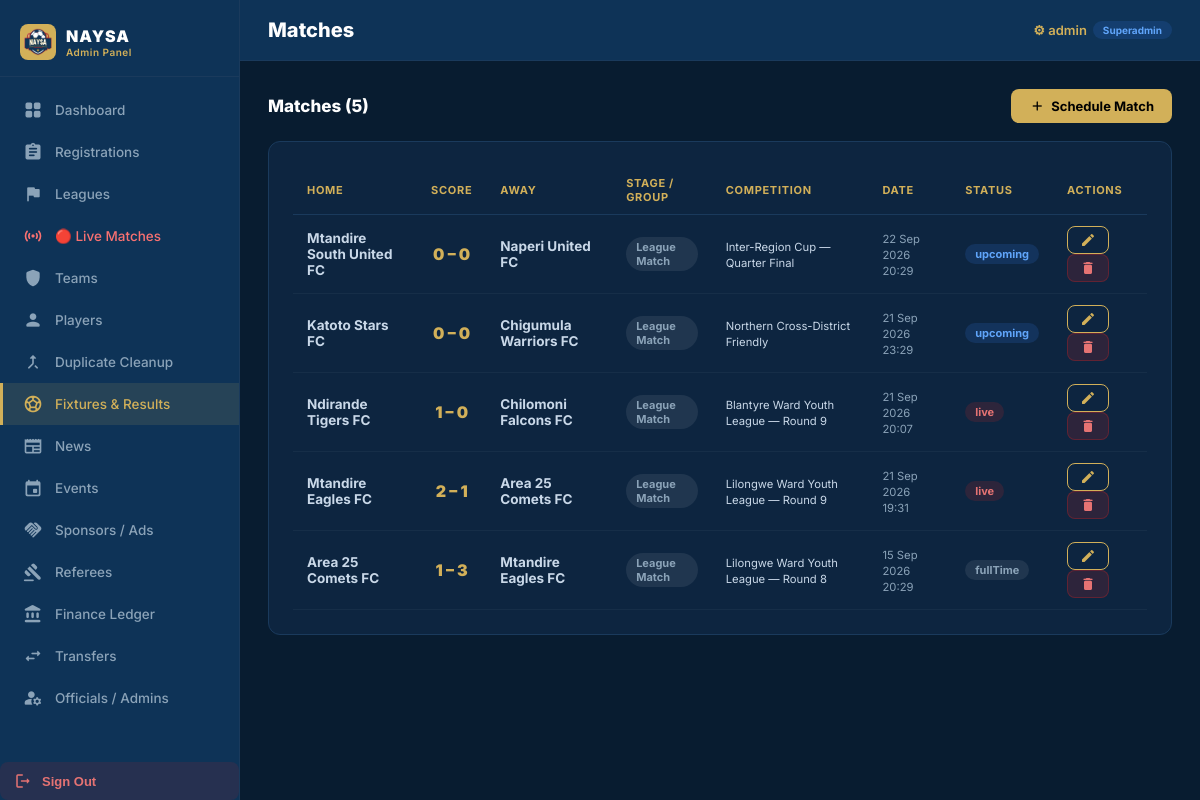
/admin/matches.php (signed in), run on the app's committed database.
### tables this page shows
CREATE TABLE IF NOT EXISTS matches (
    id VARCHAR(50) PRIMARY KEY,
    homeTeamId VARCHAR(50),
    awayTeamId VARCHAR(50),
    homeTeamName VARCHAR(255),
    awayTeamName VARCHAR(255),
    venue VARCHAR(255),
    wardName VARCHAR(255),
    competition VARCHAR(255),
    leagueId VARCHAR(50),
    leagueName VARCHAR(255),
    kickoff DATETIME,
    status VARCHAR(20) DEFAULT 'upcoming',
    homeScore INT DEFAULT 0,
    awayScore INT DEFAULT 0,
    minute INT DEFAULT 0,
    travelDistanceKm FLOAT DEFAULT 0,
    isPrivate TINYINT(1) NOT NULL DEFAULT 0,
    playerOfMatchId VARCHAR(50) NULL,
    playerOfMatchName VARCHAR(255) NULL,
    liveStartedAt DATETIME NULL
);

### admin/config.php (called while the page is built, shortened)
<?php
function e(mixed $v): string {
    return htmlspecialchars((string)($v ?? ''), ENT_QUOTES);
}

### admin/matches.php (the view, shortened to what this page needs)
<?php
$pdo = db();
$action = $_GET['action'] ?? 'list';
$officialLeagueId = getOfficialLeagueId();
$officialLeagueName = getOfficialLeagueName();
if (isOfficial() && $officialLeagueId) {
    try {
        $teams = $pdo->query('SELECT id,name,wardName,IFNULL(isExternal,0) AS isExternal,IFNULL(dashboardOnly,0) AS dashboardOnly,leagueId FROM teams ORDER BY name')->fetchAll();
    } catch (PDOException $e) {
        $teams = $pdo->query('SELECT id,name,wardName,leagueId FROM teams ORDER BY name')->fetchAll();
    }
    $stmt = $pdo->prepare('SELECT * FROM leagues WHERE id = ? ORDER BY name');
    $stmt->execute([$officialLeagueId]);
    $leagues = $stmt->fetchAll();
} else {
    try {
        $teams = $pdo->query('SELECT id,name,wardName,IFNULL(isExternal,0) AS isExternal,IFNULL(dashboardOnly,0) AS dashboardOnly,leagueId FROM teams ORDER BY name')->fetchAll();
    } catch (PDOException $e) {
        $teams = $pdo->query('SELECT id,name,wardName,leagueId FROM teams ORDER BY name')->fetchAll();
    }
    $leagues = $pdo->query('SELECT * FROM leagues ORDER BY name')->fetchAll();
}
if (isOfficial() && $officialLeagueId) {
    $stmt = $pdo->prepare('SELECT * FROM matches WHERE leagueId=? ORDER BY kickoff DESC');
    $stmt->execute([$officialLeagueId]);
    $matchesList = $stmt->fetchAll();
} else {
    $matchesList = $pdo->query('SELECT * FROM matches ORDER BY kickoff DESC')->fetchAll();
}
$statuses = ['upcoming','live','fullTime','postponed'];
$stages = ['League Match','Group Stage','Round of 32','Round of 16','Quarter-Final','Semi-Final','Third Place','Final'];
require __DIR__.'/header.php';
?>
<?php if ($action==='add'): ?>
<div class="card">
  <div class="section-header"><span class="section-title">Schedule New Match</span><a href="matches.php" class="btn btn-outline btn-sm">← Back</a></div>
  <form method="post">
    <input type="hidden" name="op" value="create"/>
    <div class="form-grid">
      <div class="form-group">
        <label>Home Team *</label>
        <div id="homeTeamMode" style="display:flex;gap:8px;margin-bottom:6px;">
          <button type="button" onclick="setTeamMode('home','existing')" id="homeModeExistingBtn"
            style="flex:1;padding:6px;border-radius:6px;border:1px solid var(--gold);background:rgba(210,176,89,.15);color:var(--gold);font-size:12px;font-weight:700;cursor:pointer;">
            Select Existing Team
          </button>
          <button type="button" onclick="setTeamMode('home','new')" id="homeModeNewBtn"
            style="flex:1;padding:6px;border-radius:6px;border:1px solid #1A3A5C;background:transparent;color:#8BA3B8;font-size:12px;font-weight:700;cursor:pointer;">
            + New External Opponent
          </button>
        </div>
        <div id="homeExistingWrap">
          <select name="homeTeamId" id="homeTeamId" onchange="checkMatchPrivacy()">
            <option value="">Select existing team...</option>
            <?php foreach($teams as $t): ?>
              <option value="<?= e($t['id']) ?>" data-ext="<?= (!empty($t['isExternal']) || !empty($t['dashboardOnly'])) ? '1' : '0' ?>">
                <?= e($t['name']) ?><?= !empty($t['isExternal']) ? ' [External]' : (!empty($t['dashboardOnly']) ? ' [Private]' : '') ?>
              </option>
            <?php endforeach; ?>
          </select>
        </div>
        <div id="homeNewWrap" style="display:none;">
          <input type="text" name="homeQuickExtName" id="homeQuickExtName"
            placeholder="Type external opponent name (e.g. St. Mary's FC)"
            oninput="onQuickExtInput('home')" />
          <small style="color:#f59e0b;display:block;margin-top:4px;">
            A new External Opponent team record will be created automatically. Match will be set to Private.
          </small>
        </div>
      </div>
      <div class="form-group">
        <label>Away Team *</label>
        <div id="awayTeamMode" style="display:flex;gap:8px;margin-bottom:6px;">
          <button type="button" onclick="setTeamMode('away','existing')" id="awayModeExistingBtn"
            style="flex:1;padding:6px;border-radius:6px;border:1px solid var(--gold);background:rgba(210,176,89,.15);color:var(--gold);font-size:12px;font-weight:700;cursor:pointer;">
            Select Existing Team
          </button>
          <button type="button" onclick="setTeamMode('away','new')" id="awayModeNewBtn"
            style="flex:1;padding:6px;border-radius:6px;border:1px solid #1A3A5C;background:transparent;color:#8BA3B8;font-size:12px;font-weight:700;cursor:pointer;">
            + New External Opponent
          </button>
        </div>
        <div id="awayExistingWrap">
          <select name="awayTeamId" id="awayTeamId" onchange="checkMatchPrivacy()">
            <option value="">Select existing team...</option>
            <?php foreach($teams as $t): ?>
              <option value="<?= e($t['id']) ?>" data-ext="<?= (!empty($t['isExternal']) || !empty($t['dashboardOnly'])) ? '1' : '0' ?>">
                <?= e($t['name']) ?><?= !empty($t['isExternal']) ? ' [External]' : (!empty($t['dashboardOnly']) ? ' [Private]' : '') ?>
              </option>
            <?php endforeach; ?>
          </select>
        </div>
        <div id="awayNewWrap" style="display:none;">
          <input type="text" name="awayQuickExtName" id="awayQuickExtName"
            placeholder="Type external opponent name (e.g. St. Mary's FC)"
            oninput="onQuickExtInput('away')" />
          <small style="color:#f59e0b;display:block;margin-top:4px;">
            A new External Opponent team record will be created automatically. Match will be set to Private.
          </small>
        </div>
      </div>
      <div class="form-group"><label>Match Visibility</label>
        <select name="isPrivate" id="matchIsPrivateSelect">
          <option value="0">Public in app (NAYSA league standings)</option>
          <option value="1">Private / External Match (Dashboard only, does not alter NAYSA standings)</option>
        </select>
        <small style="color:#8BA3B8">Private matches with external opponents are dashboard-only and do not affect NAYSA public standings.</small>
      </div>
      <div class="form-group"><label>Venue</label><input name="venue"/></div>
      <div class="form-group"><label>Competition</label><input name="competition" id="competitionInput" value="<?= e($officialLeagueName ?? 'NAYSA League') ?>"/></div>
      <div class="form-group"><label>League / Tournament</label>
        <?php if (isOfficial() && $officialLeagueId): ?>
            <input type="text" readonly value="<?= e($officialLeagueName) ?>" style="background:rgba(255,255,255,0.05); color:var(--gold);" />
            <input type="hidden" name="leagueId" value="<?= e($officialLeagueId) ?>"/>
            <input type="hidden" name="leagueName" value="<?= e($officialLeagueName) ?>"/>
        <?php else: ?>
            <select name="leagueId" onchange="const txt=this.options[this.selectedIndex].text; this.form.querySelector('[name=leagueName]').value=(this.value?txt:''); if(this.value){ document.getElementById('competitionInput').value=txt; }">
              <option value="">(None)</option>
              <?php foreach($leagues as $L): ?>
              <option value="<?= e($L['id']) ?>"><?= e($L['name']) ?></option>
              <?php endforeach; ?>
            </select>
            <input type="hidden" name="leagueName" value=""/>
        <?php endif; ?>
      </div>
      <div class="form-group"><label>Stage / Round</label>
        <select name="stage">
          <?php foreach($stages as $stg): ?>
          <option value="<?= $stg ?>"><?= $stg ?></option>
          <?php endforeach; ?>
        </select>
      </div>
      <div class="form-group"><label>Group (Optional)</label>
        <input name="groupName" placeholder="e.g. Group A, Group B"/>
      </div>
      <div class="form-group"><label>Kick-off Date & Time</label><input type="datetime-local" name="kickoff"/></div>
      <div class="form-group"><label>Status</label>
        <select name="status"><?php foreach($statuses as $s): ?><option><?= $s ?></option><?php endforeach; ?></select>
      </div>
      <div class="form-group"><label>Travel Distance (km)</label><input type="number" step="0.1" name="travelDistanceKm" value="0"/></div>
    </div>
    <div class="form-actions">
      <button class="btn btn-gold" type="submit"><span class="material-icons-round">sports_soccer</span>Schedule Match</button>
      <a href="matches.php" class="btn btn-outline">Cancel</a>
    </div>
  </form>
  <script>
  function setTeamMode(side, mode) {
    const isNew = mode === 'new';
    document.getElementById(side + 'ExistingWrap').style.display = isNew ? 'none' : 'block';
    document.getElementById(side + 'NewWrap').style.display = isNew ? 'block' : 'none';
    const existBtn = document.getElementById(side + 'ModeExistingBtn');
    const newBtn = document.getElementById(side + 'ModeNewBtn');
    if (isNew) {
      existBtn.style.borderColor = '#1A3A5C';
      existBtn.style.background = 'transparent';
      existBtn.style.color = '#8BA3B8';
      newBtn.style.borderColor = 'var(--gold)';
      newBtn.style.background = 'rgba(210,176,89,.15)';
      newBtn.style.color = 'var(--gold)';
      // Clear select selection
      const sel = document.getElementById(side + 'TeamId');
      if (sel) sel.value = '';
      // Auto-set match privacy to Private
      const pSel = document.getElementById('matchIsPrivateSelect');
      if (pSel) pSel.value = '1';
      // Focus text input
      const inp = document.getElementById(side + 'QuickExtName');
      if (inp) inp.focus();
    } else {
      existBtn.style.borderColor = 'var(--gold)';
      existBtn.style.background = 'rgba(210,176,89,.15)';
      existBtn.style.color = 'var(--gold)';
      newBtn.style.borderColor = '#1A3A5C';
      newBtn.style.background = 'transparent';
      newBtn.style.color = '#8BA3B8';
      // Clear text input
      const inp = document.getElementById(side + 'QuickExtName');
      if (inp) inp.value = '';
      checkMatchPrivacy();
    }
  }
  function onQuickExtInput(side) {
    const val = (document.getElementById(side + 'QuickExtName').value || '').trim();
    if (val.length > 0) {
      const pSel = document.getElementById('matchIsPrivateSelect');
      if (pSel) pSel.value = '1';
    }
  }
  function checkMatchPrivacy() {
    const h = document.getElementById('homeTeamId');
    const a = document.getElementById('awayTeamId');
    const hOpt = h && h.selectedIndex >= 0 ? h.options[h.selectedIndex] : null;
    const aOpt = a && a.selectedIndex >= 0 ? a.options[a.selectedIndex] : null;
    const hExtText = (document.getElementById('homeQuickExtName')?.value || '').trim();
    const aExtText = (document.getElementById('awayQuickExtName')?.value || '').trim();
    const isExt = (hOpt && hOpt.dataset.ext === '1') ||
                  (aOpt && aOpt.dataset.ext === '1') ||
                  hExtText.length > 0 ||
                  aExtText.length > 0;
    const pSel = document.getElementById('matchIsPrivateSelect');
    if (pSel && isExt) pSel.value = '1';
  }
  // Validate form submission to ensure both teams are provided
  document.querySelector('form[method="post"]')?.addEventListener('submit', function(e) {
    if (this.querySelector('input[name="op"]')?.value !== 'create') return;
    const hSel = (document.getElementById('homeTeamId')?.value || '').trim();
    const hTxt = (document.getElementById('homeQuickExtName')?.value || '').trim();
    if (!hSel && !hTxt) {
      e.preventDefault();
      alert('Please select or type a Home Team.');
      return false;
    }
    const aSel = (document.getElementById('awayTeamId')?.value || '').trim();
    const aTxt = (document.getElementById('awayQuickExtName')?.value || '').trim();
    if (!aSel && !aTxt) {
      e.preventDefault();
      alert('Please select or type an Away Team.');
      return false;
    }
    if ((hSel && aSel && hSel === aSel) || (hTxt && aTxt && hTxt.toLowerCase() === aTxt.toLowerCase())) {
      e.preventDefault();
      alert('Home and Away teams must be different.');
      return false;
    }
  });
  </script>
</div>
<?php else: ?>
<div class="section-header">
  <span class="section-title">
    Matches <?= isOfficial() ? '('.e($officialLeagueName).')' : '' ?> (<?= count($matchesList) ?>)
  </span>
  <a href="matches.php?action=add" class="btn btn-gold"><span class="material-icons-round">add</span>Schedule Match</a>
</div>
<div class="card">
  <div class="table-wrap">
  <table>
    <thead><tr><th>Home</th><th>Score</th><th>Away</th><th>Stage / Group</th><th>Competition</th><th>Date</th><th>Status</th><th>Actions</th></tr></thead>
    <tbody>
    <?php foreach($matchesList as $m):
      $badges=['upcoming'=>'badge-blue','live'=>'badge-red','fullTime'=>'badge-gray','postponed'=>'badge-gray'];
      $stg = $m['stage'] ?? 'League Match';
      $grp = !empty($m['groupName']) ? ' (' . e($m['groupName']) . ')' : '';
    ?>
    <tr>
      <td><strong><?= e($m['homeTeamName']) ?></strong></td>
      <td style="text-align:center;font-weight:900;font-size:16px;color:#D2B059"><?= e($m['homeScore']) ?> – <?= e($m['awayScore']) ?></td>
      <td><strong><?= e($m['awayTeamName']) ?></strong></td>
      <td><span class="badge badge-gray"><?= e($stg) . $grp ?></span></td>
      <td>
        <small><?= e($m['competition']) ?></small>
      </td>
      <td style="color:#8BA3B8"><small><?= $m['kickoff'] ? date('d M Y H:i', strtotime($m['kickoff'])) : 'TBD' ?></small></td>
      <td><span class="badge <?= $badges[$m['status']]??'badge-gray' ?>"><?= e($m['status']) ?></span></td>
      <td>
        <a href="matches.php?action=edit&id=<?= e($m['id']) ?>" class="btn btn-outline btn-sm"><span class="material-icons-round">edit</span></a>
        <form method="post" style="display:inline" onsubmit="return confirm('Delete match?')">
          <button class="btn btn-danger btn-sm" type="submit"><span class="material-icons-round">delete</span></button>
        </form>
      </td>
    </tr>
    <?php endforeach; ?>
    </tbody>
  </table>
  </div>
</div>
<?php endif; ?>
<?php require __DIR__.'/footer.php'; ?>

### data on the page
matches: homeTeamName "Mtandire South United FC", homeScore "0", awayScore "0", awayTeamName "Naperi United FC", stg "League Match", competition "Inter-Region Cup — Quarter Final", kickoff "22 Sep 2026 20:29", status "upcoming"
matches: homeTeamName "Katoto Stars FC", homeScore "0", awayScore "0", awayTeamName "Chigumula Warriors FC", stg "League Match", competition "Northern Cross-District Friendly", kickoff "21 Sep 2026 23:29", status "upcoming"
matches: homeTeamName "Ndirande Tigers FC", homeScore "1", awayScore "0", awayTeamName "Chilomoni Falcons FC", stg "League Match", competition "Blantyre Ward Youth League — Round 9", kickoff "21 Sep 2026 20:07", status "live"
matches: homeTeamName "Mtandire Eagles FC", homeScore "2", awayScore "1", awayTeamName "Area 25 Comets FC", stg "League Match", competition "Lilongwe Ward Youth League — Round 9", kickoff "21 Sep 2026 19:31", status "live"
matches: homeTeamName "Area 25 Comets FC", homeScore "1", awayScore "3", awayTeamName "Mtandire Eagles FC", stg "League Match", competition "Lilongwe Ward Youth League — Round 8", kickoff "15 Sep 2026 20:29", status "fullTime"

### other printed values
$info['label'] "Dashboard"
$info['label'] "Registrations"
$info['label'] "Leagues"
$info['label'] "🔴 Live Matches"
$info['label'] "Teams"
$info['label'] "Players"
$info['label'] "Duplicate Cleanup"
$info['label'] "Fixtures & Results"
$info['label'] "News"
$info['label'] "Events"
$info['label'] "Sponsors / Ads"
$info['label'] "Referees"
$info['label'] "Finance Ledger"
$info['label'] "Transfers"
$info['label'] "Officials / Admins"
